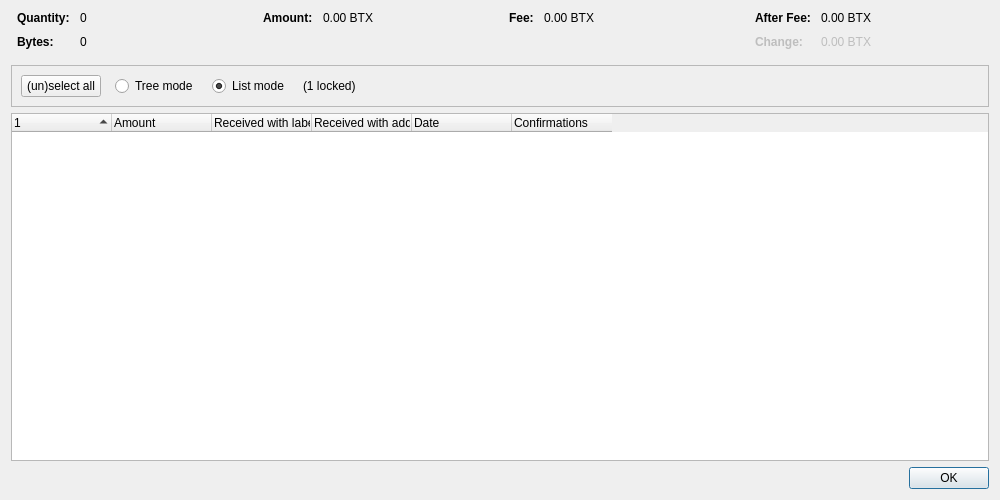
<?xml version="1.0" encoding="UTF-8"?>
<ui version="4.0">
 <class>CoinControlDialog</class>
 <widget class="QDialog" name="CoinControlDialog">
  <property name="geometry">
   <rect>
    <x>0</x>
    <y>0</y>
    <width>1000</width>
    <height>500</height>
   </rect>
  </property>
  <property name="windowTitle">
   <string>Coin Selection</string>
  </property>
  <layout class="QVBoxLayout" name="verticalLayout">
   <item>
    <layout class="QHBoxLayout" name="horizontalLayoutTop" stretch="0,0,0,0">
     <property name="topMargin">
      <number>0</number>
     </property>
     <property name="bottomMargin">
      <number>10</number>
     </property>
     <item>
      <layout class="QFormLayout" name="formLayoutCoinControl1">
       <property name="labelAlignment">
        <set>Qt::AlignLeft|Qt::AlignVCenter</set>
       </property>
       <property name="horizontalSpacing">
        <number>10</number>
       </property>
       <property name="verticalSpacing">
        <number>10</number>
       </property>
       <property name="leftMargin">
        <number>6</number>
       </property>
       <property name="rightMargin">
        <number>6</number>
       </property>
       <item row="0" column="0">
        <widget class="QLabel" name="labelCoinControlQuantityText">
         <property name="font">
          <font>
           <weight>75</weight>
           <bold>true</bold>
          </font>
         </property>
         <property name="text">
          <string>Quantity:</string>
         </property>
        </widget>
       </item>
       <item row="0" column="1">
        <widget class="QLabel" name="labelCoinControlQuantity">
         <property name="cursor">
          <cursorShape>IBeamCursor</cursorShape>
         </property>
         <property name="contextMenuPolicy">
          <enum>Qt::ActionsContextMenu</enum>
         </property>
         <property name="text">
          <string notr="true">0</string>
         </property>
         <property name="textInteractionFlags">
          <set>Qt::LinksAccessibleByMouse|Qt::TextSelectableByKeyboard|Qt::TextSelectableByMouse</set>
         </property>
        </widget>
       </item>
       <item row="1" column="0">
        <widget class="QLabel" name="labelCoinControlBytesText">
         <property name="font">
          <font>
           <weight>75</weight>
           <bold>true</bold>
          </font>
         </property>
         <property name="text">
          <string>Bytes:</string>
         </property>
        </widget>
       </item>
       <item row="1" column="1">
        <widget class="QLabel" name="labelCoinControlBytes">
         <property name="cursor">
          <cursorShape>IBeamCursor</cursorShape>
         </property>
         <property name="contextMenuPolicy">
          <enum>Qt::ActionsContextMenu</enum>
         </property>
         <property name="text">
          <string notr="true">0</string>
         </property>
         <property name="textInteractionFlags">
          <set>Qt::LinksAccessibleByMouse|Qt::TextSelectableByKeyboard|Qt::TextSelectableByMouse</set>
         </property>
        </widget>
       </item>
      </layout>
     </item>
     <item>
      <layout class="QFormLayout" name="formLayoutCoinControl2">
       <property name="horizontalSpacing">
        <number>10</number>
       </property>
       <property name="verticalSpacing">
        <number>10</number>
       </property>
       <property name="leftMargin">
        <number>6</number>
       </property>
       <property name="rightMargin">
        <number>6</number>
       </property>
       <item row="0" column="0">
        <widget class="QLabel" name="labelCoinControlAmountText">
         <property name="font">
          <font>
           <weight>75</weight>
           <bold>true</bold>
          </font>
         </property>
         <property name="text">
          <string>Amount:</string>
         </property>
        </widget>
       </item>
       <item row="0" column="1">
        <widget class="QLabel" name="labelCoinControlAmount">
         <property name="cursor">
          <cursorShape>IBeamCursor</cursorShape>
         </property>
         <property name="contextMenuPolicy">
          <enum>Qt::ActionsContextMenu</enum>
         </property>
         <property name="text">
          <string notr="true">0.00 BTX</string>
         </property>
         <property name="textInteractionFlags">
          <set>Qt::LinksAccessibleByMouse|Qt::TextSelectableByKeyboard|Qt::TextSelectableByMouse</set>
         </property>
        </widget>
       </item>
      </layout>
     </item>
     <item>
      <layout class="QFormLayout" name="formLayoutCoinControl3">
       <property name="horizontalSpacing">
        <number>10</number>
       </property>
       <property name="verticalSpacing">
        <number>10</number>
       </property>
       <property name="leftMargin">
        <number>6</number>
       </property>
       <property name="rightMargin">
        <number>6</number>
       </property>
       <item row="0" column="0">
        <widget class="QLabel" name="labelCoinControlFeeText">
         <property name="font">
          <font>
           <weight>75</weight>
           <bold>true</bold>
          </font>
         </property>
         <property name="text">
          <string>Fee:</string>
         </property>
        </widget>
       </item>
       <item row="0" column="1">
        <widget class="QLabel" name="labelCoinControlFee">
         <property name="cursor">
          <cursorShape>IBeamCursor</cursorShape>
         </property>
         <property name="contextMenuPolicy">
          <enum>Qt::ActionsContextMenu</enum>
         </property>
         <property name="text">
          <string notr="true">0.00 BTX</string>
         </property>
         <property name="textInteractionFlags">
          <set>Qt::LinksAccessibleByMouse|Qt::TextSelectableByKeyboard|Qt::TextSelectableByMouse</set>
         </property>
        </widget>
       </item>
      </layout>
     </item>
     <item>
      <layout class="QFormLayout" name="formLayoutCoinControl4">
       <property name="labelAlignment">
        <set>Qt::AlignLeft|Qt::AlignVCenter</set>
       </property>
       <property name="horizontalSpacing">
        <number>10</number>
       </property>
       <property name="verticalSpacing">
        <number>10</number>
       </property>
       <property name="leftMargin">
        <number>6</number>
       </property>
       <property name="rightMargin">
        <number>6</number>
       </property>
       <item row="0" column="0">
        <widget class="QLabel" name="labelCoinControlAfterFeeText">
         <property name="font">
          <font>
           <weight>75</weight>
           <bold>true</bold>
          </font>
         </property>
         <property name="text">
          <string>After Fee:</string>
         </property>
        </widget>
       </item>
       <item row="0" column="1">
        <widget class="QLabel" name="labelCoinControlAfterFee">
         <property name="cursor">
          <cursorShape>IBeamCursor</cursorShape>
         </property>
         <property name="contextMenuPolicy">
          <enum>Qt::ActionsContextMenu</enum>
         </property>
         <property name="text">
          <string notr="true">0.00 BTX</string>
         </property>
         <property name="textInteractionFlags">
          <set>Qt::LinksAccessibleByMouse|Qt::TextSelectableByKeyboard|Qt::TextSelectableByMouse</set>
         </property>
        </widget>
       </item>
       <item row="1" column="0">
        <widget class="QLabel" name="labelCoinControlChangeText">
         <property name="enabled">
          <bool>false</bool>
         </property>
         <property name="font">
          <font>
           <weight>75</weight>
           <bold>true</bold>
          </font>
         </property>
         <property name="text">
          <string>Change:</string>
         </property>
        </widget>
       </item>
       <item row="1" column="1">
        <widget class="QLabel" name="labelCoinControlChange">
         <property name="enabled">
          <bool>false</bool>
         </property>
         <property name="cursor">
          <cursorShape>IBeamCursor</cursorShape>
         </property>
         <property name="contextMenuPolicy">
          <enum>Qt::ActionsContextMenu</enum>
         </property>
         <property name="text">
          <string notr="true">0.00 BTX</string>
         </property>
         <property name="textInteractionFlags">
          <set>Qt::LinksAccessibleByMouse|Qt::TextSelectableByKeyboard|Qt::TextSelectableByMouse</set>
         </property>
        </widget>
       </item>
      </layout>
     </item>
    </layout>
   </item>
   <item>
    <widget class="QFrame" name="frame">
     <property name="minimumSize">
      <size>
       <width>0</width>
       <height>40</height>
      </size>
     </property>
     <property name="frameShape">
      <enum>QFrame::StyledPanel</enum>
     </property>
     <property name="frameShadow">
      <enum>QFrame::Sunken</enum>
     </property>
     <layout class="QHBoxLayout" name="horizontalLayout">
      <item>
       <layout class="QHBoxLayout" name="horizontalLayoutPanel" stretch="0,0,0,0,0">
        <property name="spacing">
         <number>14</number>
        </property>
        <item>
         <widget class="QPushButton" name="pushButtonSelectAll">
          <property name="sizePolicy">
           <sizepolicy hsizetype="Maximum" vsizetype="Fixed">
            <horstretch>0</horstretch>
            <verstretch>0</verstretch>
           </sizepolicy>
          </property>
          <property name="text">
           <string>(un)select all</string>
          </property>
          <property name="autoDefault">
           <bool>false</bool>
          </property>
         </widget>
        </item>
        <item>
         <widget class="QRadioButton" name="radioTreeMode">
          <property name="sizePolicy">
           <sizepolicy hsizetype="Maximum" vsizetype="Fixed">
            <horstretch>0</horstretch>
            <verstretch>0</verstretch>
           </sizepolicy>
          </property>
          <property name="text">
           <string>Tree mode</string>
          </property>
         </widget>
        </item>
        <item>
         <widget class="QRadioButton" name="radioListMode">
          <property name="sizePolicy">
           <sizepolicy hsizetype="Maximum" vsizetype="Fixed">
            <horstretch>0</horstretch>
            <verstretch>0</verstretch>
           </sizepolicy>
          </property>
          <property name="text">
           <string>List mode</string>
          </property>
          <property name="checked">
           <bool>true</bool>
          </property>
         </widget>
        </item>
        <item>
         <widget class="QLabel" name="labelLocked">
          <property name="text">
           <string notr="true">(1 locked)</string>
          </property>
         </widget>
        </item>
        <item>
         <spacer name="horizontalSpacer">
          <property name="orientation">
           <enum>Qt::Horizontal</enum>
          </property>
          <property name="sizeHint" stdset="0">
           <size>
            <width>40</width>
            <height>20</height>
           </size>
          </property>
         </spacer>
        </item>
       </layout>
      </item>
     </layout>
    </widget>
   </item>
   <item>
    <widget class="CoinControlTreeWidget" name="treeWidget">
     <property name="contextMenuPolicy">
      <enum>Qt::CustomContextMenu</enum>
     </property>
     <property name="sortingEnabled">
      <bool>false</bool>
     </property>
     <property name="columnCount">
      <number>6</number>
     </property>
     <attribute name="headerShowSortIndicator" stdset="0">
      <bool>true</bool>
     </attribute>
     <attribute name="headerStretchLastSection">
      <bool>false</bool>
     </attribute>
     <column>
      <property name="text">
       <string/>
      </property>
     </column>
     <column>
      <property name="text">
       <string>Amount</string>
      </property>
     </column>
     <column>
      <property name="text">
       <string>Received with label</string>
      </property>
     </column>
     <column>
      <property name="text">
       <string>Received with address</string>
      </property>
     </column>
     <column>
      <property name="text">
       <string>Date</string>
      </property>
     </column>
     <column>
      <property name="text">
       <string>Confirmations</string>
      </property>
      <property name="toolTip">
       <string>Confirmed</string>
      </property>
     </column>
     <column>
      <property name="text">
       <string/>
      </property>
     </column>
     <column>
      <property name="text">
       <string/>
      </property>
     </column>
     <column>
      <property name="text">
       <string/>
      </property>
     </column>
     <column>
      <property name="text">
       <string/>
      </property>
     </column>
    </widget>
   </item>
   <item>
    <widget class="QDialogButtonBox" name="buttonBox">
     <property name="orientation">
      <enum>Qt::Horizontal</enum>
     </property>
     <property name="standardButtons">
      <set>QDialogButtonBox::Ok</set>
     </property>
    </widget>
   </item>
  </layout>
 </widget>
 <customwidgets>
  <customwidget>
   <class>CoinControlTreeWidget</class>
   <extends>QTreeWidget</extends>
   <header>qt/coincontroltreewidget.h</header>
  </customwidget>
 </customwidgets>
 <resources/>
 <connections/>
</ui>
